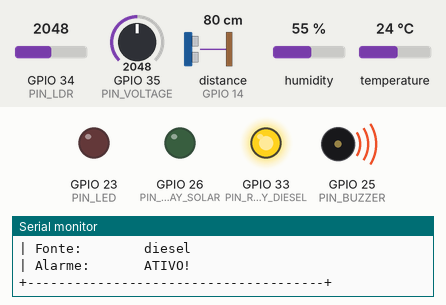
This sketch was run on a simulated ESP32. Shown: output pins drawn as LEDs (lit = HIGH), buzzer (waves = sounding, pin HIGH), the last lines printed to the serial monitor. Wiring (from diagram.json): ultrasonic range finder: trigger GPIO 27; echo GPIO 14. The inputs (shaded band) are chosen by the test bench; at power-on: GPIO 34 (PIN_LDR) = 2048, distance to the obstacle (sensor on GPIO 14) 80 cm, GPIO 35 (PIN_VOLTAGE) = 2048, humidity 55 %, temperature 24 °C (analog values on the 0–4095 scale). The echo pulse lasts 58.3 µs per cm; WiFi joins after 1.5 s; servers stay silent unless stated; web services answer with replies made up by the test bench; pins used as bus, display or sensor lines are not drawn.

Above: at 6.0 s.
6.1 s: GPIO 34 (PIN_LDR) set to 2150
At 7.7 s:
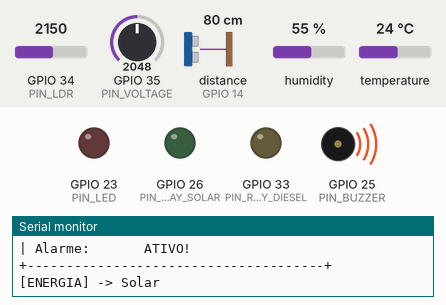
At 8.9 s:
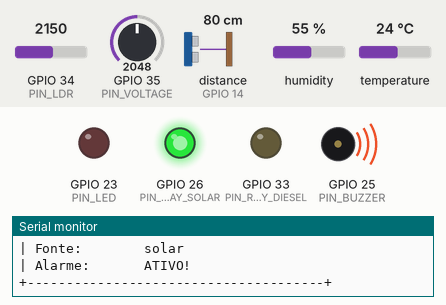
9.3 s: distance to the obstacle (sensor on GPIO 14) set to 234 cm
15.2 s: distance to the obstacle (sensor on GPIO 14) set to 241 cm
18.0 s: GPIO 34 (PIN_LDR) set to 122
At 19.4 s:
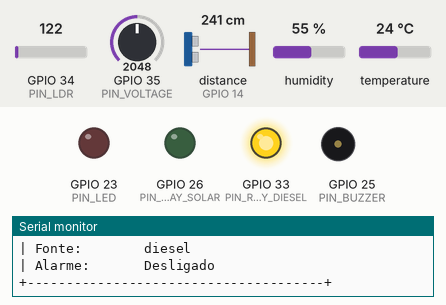
24.4 s: distance to the obstacle (sensor on GPIO 14) set to 106 cm
27.2 s: distance to the obstacle (sensor on GPIO 14) set to 98 cm
At 31.6 s:
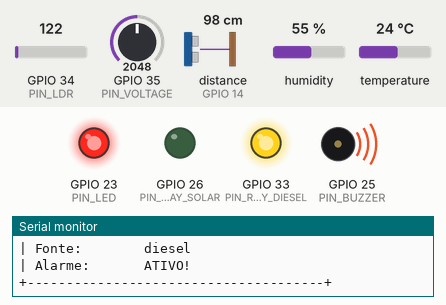
Timing chart, 0 to 33.1 s (numbered marks = the images above; inputs shaded):
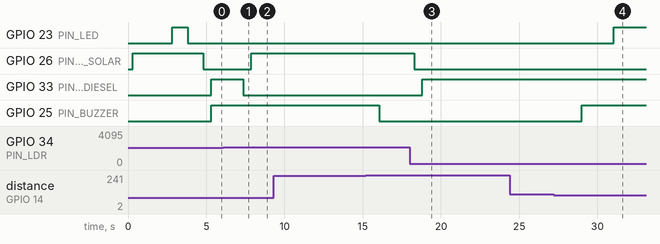

Measured:
- the behaviour switches between 2088 and 2089 on GPIO 34 (PIN_LDR) (found by bisection; images 0 and 1)
- the behaviour switches between 101 and 100 cm on distance to the obstacle (sensor on GPIO 14) (found by bisection; images 3 and 4)
- after the input at 6.1 s, GPIO 26 (PIN_RELAY_SOLAR): LOW → HIGH after 1.8 s; GPIO 33 (PIN_RELAY_DIESEL): HIGH → LOW after 1.3 s
- after the input at 18.0 s, GPIO 26 (PIN_RELAY_SOLAR): HIGH → LOW after 0.29 s; GPIO 33 (PIN_RELAY_DIESEL): LOW → HIGH after 0.79 s
- after the input at 27.2 s, GPIO 23 (PIN_LED): LOW → HIGH after 3.8 s; GPIO 25 (PIN_BUZZER): LOW → HIGH after 1.8 s

The sketch:

sketch.ino
```cpp
/*
 * DATACENTER IoT — versão com Adafruit DHT.h
 * libraries.txt:
 *   DHT sensor library
 *   Adafruit Unified Sensor
 */

#include <WiFi.h>
#include <HTTPClient.h>
#include "DHT.h"

// ================================================================
// DHT22 — biblioteca Adafruit
// ================================================================
#define DHTPIN   2        // pino DATA do DHT22  (GPIO 2)
#define DHTTYPE  DHT22
DHT dht(DHTPIN, DHTTYPE);

// ================================================================
// CONFIGURAÇÕES
// ================================================================
#define WIFI_SSID       "Wokwi-GUEST"
#define WIFI_PASSWORD   ""
#define THINGSPEAK_HOST           "api.thingspeak.com"
#define THINGSPEAK_WRITE_API_KEY  "177NQHD0TEF2ZOAW"

#define SEND_INTERVAL       16000UL
#define ENERGY_SWITCH_DELAY 500UL
#define ALARM_DURATION      10000UL
#define LIGHT_DAY_THRESHOLD 50.0
#define DISTANCE_THRESHOLD  100.0

// ================================================================
// PINOS  (GPIO2 agora é do DHT22 — LED movido para GPIO23)
// ================================================================
#define PIN_LDR          34
#define PIN_TRIG         27
#define PIN_ECHO         14
#define PIN_VOLTAGE      35

#define PIN_BUZZER       25
#define PIN_RELAY_SOLAR  26
#define PIN_RELAY_DIESEL 33
#define PIN_LED          23   // era GPIO2; liberado para o DHT22

// ================================================================
// VARIÁVEIS GLOBAIS
// ================================================================
float temperature    = -1.0;
float humidity       =  0.0;
float lightLevel     =  0.0;
float distanceCm     = -1.0;
bool  motionDetected = false;
float voltageAC      =  0.0;

bool   alarmActive  = false;
bool   solarActive  = true;
bool   dieselActive = false;
String energySource = "solar";

unsigned long lastSendTime   = 0;
unsigned long alarmStartTime = 0;
unsigned long lastMotionTime = 0;
String pendingStatus = "";
bool   lastDayState  = true;

// ================================================================
// SETUP
// ================================================================
void setup() {
    Serial.begin(115200);
    delay(300);
    Serial.println("\n========================================");
    Serial.println("  DATACENTER IoT - Inicializando...");
    Serial.println("========================================\n");

    pinMode(PIN_BUZZER, OUTPUT);
    pinMode(PIN_RELAY_SOLAR, OUTPUT);
    pinMode(PIN_RELAY_DIESEL, OUTPUT);
    pinMode(PIN_LED, OUTPUT);
    pinMode(PIN_TRIG, OUTPUT);
    pinMode(PIN_ECHO, INPUT);
    pinMode(PIN_LDR, INPUT);
    pinMode(PIN_VOLTAGE, INPUT);

    digitalWrite(PIN_BUZZER, LOW);
    digitalWrite(PIN_RELAY_SOLAR, HIGH);
    digitalWrite(PIN_RELAY_DIESEL, LOW);
    digitalWrite(PIN_LED, LOW);
    digitalWrite(PIN_TRIG, LOW);

    analogReadResolution(12);

    dht.begin();
    Serial.println("[OK] DHT22 iniciado (Adafruit, pino GPIO2)");

    connectWiFi();

    Serial.println("[INFO] Preparando sensores (3s)...");
    for (int i = 3; i > 0; i--) {
        Serial.printf("  %d s...\n", i);
        delay(1000);
        digitalWrite(PIN_LED, !digitalRead(PIN_LED));
    }
    digitalWrite(PIN_LED, LOW);
    Serial.println("[OK] Sistema pronto!\n");
}

// ================================================================
// LOOP
// ================================================================
void loop() {
    readAllSensors();
    handleEnergySource();
    handleMotionAlarm();

    if (millis() - lastSendTime >= SEND_INTERVAL) {
        sendDataToThingSpeak();
        lastSendTime = millis();
    }

    printSensorData();
    delay(2000);
}

// ================================================================
// LEITURA DE SENSORES
// ================================================================
void readAllSensors() {
    // DHT22 — leitura Adafruit
    float t = dht.readTemperature();
    float h = dht.readHumidity();

    if (!isnan(t)) temperature = t;
    else           Serial.println("[DHT] Falha na leitura de temperatura");

    if (!isnan(h)) humidity = h;
    else           Serial.println("[DHT] Falha na leitura de umidade");

    // LDR
    lightLevel = map(analogRead(PIN_LDR), 0, 4095, 0, 100);

    // HC-SR04
    distanceCm = readDistanceCm();
    motionDetected = (distanceCm > 0 && distanceCm <= DISTANCE_THRESHOLD);
    if (motionDetected) lastMotionTime = millis();

    // Tensão simulada
    voltageAC = readVoltageSim();
}

float readDistanceCm() {
    digitalWrite(PIN_TRIG, LOW);  delayMicroseconds(2);
    digitalWrite(PIN_TRIG, HIGH); delayMicroseconds(10);
    digitalWrite(PIN_TRIG, LOW);
    unsigned long dur = pulseIn(PIN_ECHO, HIGH, 30000UL);
    if (dur == 0) return -1.0;
    return (float)dur * 0.0343 / 2.0;
}

float readVoltageSim() {
    return (analogRead(PIN_VOLTAGE) / 4095.0f) * 250.0f;
}

// ================================================================
// AUTOMAÇÃO
// ================================================================
void handleEnergySource() {
    bool isDaytime = (lightLevel > LIGHT_DAY_THRESHOLD);
    if (isDaytime != lastDayState) {
        if (isDaytime) {
            Serial.println("[ENERGIA] -> Solar");
            digitalWrite(PIN_RELAY_DIESEL, LOW); delay(ENERGY_SWITCH_DELAY);
            digitalWrite(PIN_RELAY_SOLAR, HIGH);
            energySource = "solar"; solarActive = true; dieselActive = false;
        } else {
            Serial.println("[ENERGIA] -> Diesel");
            digitalWrite(PIN_RELAY_SOLAR, LOW); delay(ENERGY_SWITCH_DELAY);
            digitalWrite(PIN_RELAY_DIESEL, HIGH);
            energySource = "diesel"; solarActive = false; dieselActive = true;
        }
        lastDayState = isDaytime;
    }
}

void handleMotionAlarm() {
    if (motionDetected && !alarmActive) {
        Serial.println("[!!! ALERTA !!!] INVASAO DETECTADA (HC-SR04)");
        alarmActive = true; alarmStartTime = millis();
        digitalWrite(PIN_BUZZER, HIGH); digitalWrite(PIN_LED, HIGH);
        sendIntrusionEvent("intrusion_detected", "Objeto detectado pelo HC-SR04");
    }
    if (alarmActive) {
        digitalWrite(PIN_LED, ((millis() / 250) % 2 == 0) ? HIGH : LOW);
        if (millis() - alarmStartTime >= ALARM_DURATION) {
            if (!motionDetected) {
                alarmActive = false;
                digitalWrite(PIN_BUZZER, LOW); digitalWrite(PIN_LED, LOW);
                Serial.println("[ALERTA] Desativado - area livre");
                sendIntrusionEvent("alarm_stopped", "Alarme desativado automaticamente");
            } else alarmStartTime = millis();
        }
    }
}

// ================================================================
// THINGSPEAK
// ================================================================
String urlEncode(const String &s) {
    String out = ""; char buf[4];
    for (size_t i = 0; i < s.length(); i++) {
        char c = s.charAt(i);
        if (isalnum((unsigned char)c)) out += c;
        else if (c == ' ') out += "%20";
        else { snprintf(buf, sizeof(buf), "%%%02X", (uint8_t)c); out += buf; }
    }
    return out;
}

void sendDataToThingSpeak() {
    if (WiFi.status() != WL_CONNECTED) { connectWiFi(); return; }

    String url = "http://" + String(THINGSPEAK_HOST) + "/update?api_key=" + String(THINGSPEAK_WRITE_API_KEY);
    url += "&field1=" + String(temperature, 1);
    url += "&field2=" + String(humidity, 1);
    url += "&field3=" + String(lightLevel, 1);
    url += "&field4=" + String(voltageAC, 1);
    url += "&field5=" + String(motionDetected ? 1 : 0);
    url += "&field6=" + String(energySource == "solar" ? 1 : 0);
    url += "&field7=" + String(alarmActive ? 1 : 0);
    url += "&field8=" + String(distanceCm, 1);   // <<< CORRIGIDO: distancia HC-SR04 (cm), era millis()/1000
    if (pendingStatus.length() > 0) url += "&status=" + urlEncode(pendingStatus);

    HTTPClient http; http.begin(url); int code = http.GET();
    if (code == 200) {
        String e = http.getString();
        if (e == "0") Serial.println("[TS] Rejeitado (15s/chave)");
        else { Serial.println("[TS] Enviado. Entry #" + e); pendingStatus = ""; }
    } else Serial.printf("[TS] Erro HTTP: %d\n", code);
    http.end();
}

void sendIntrusionEvent(const char* type, const char* desc) {
    pendingStatus = String(type) + ": " + String(desc);
    if (WiFi.status() == WL_CONNECTED && millis() - lastSendTime >= 15000) {
        sendDataToThingSpeak(); lastSendTime = millis();
    }
}

// ================================================================
// WIFI
// ================================================================
void connectWiFi() {
    WiFi.mode(WIFI_STA); WiFi.begin(WIFI_SSID, WIFI_PASSWORD);
    Serial.print("[Wi-Fi] Conectando");
    int t = 0;
    while (WiFi.status() != WL_CONNECTED && t++ < 40) { delay(300); Serial.print("."); }
    if (WiFi.status() == WL_CONNECTED) {
        Serial.print("\n[Wi-Fi] IP: "); Serial.println(WiFi.localIP());
    } else Serial.println("\n[Wi-Fi] Sem conexao.");
}

// ================================================================
// SERIAL
// ================================================================
void printSensorData() {
    Serial.println("+--------------------------------------+");
    Serial.println("|     DATACENTER IoT - Leituras        |");
    Serial.println("+--------------------------------------+");
    Serial.printf("| Temperatura:  %5.1f C\n", temperature);
    Serial.printf("| Umidade:      %5.1f %%\n", humidity);
    Serial.printf("| Luminosidade: %5.0f %%\n", lightLevel);
    Serial.printf("| Distancia:    %5.1f cm\n", distanceCm);
    Serial.printf("| Invasao:      %s\n", motionDetected ? "DETECTADA!" : "Nenhuma");
    Serial.printf("| Tensao AC:    %5.1f V\n", voltageAC);
    Serial.printf("| Fonte:        %s\n", energySource.c_str());
    Serial.printf("| Alarme:       %s\n", alarmActive ? "ATIVO!" : "Desligado");
    Serial.println("+--------------------------------------+\n");
}
```
